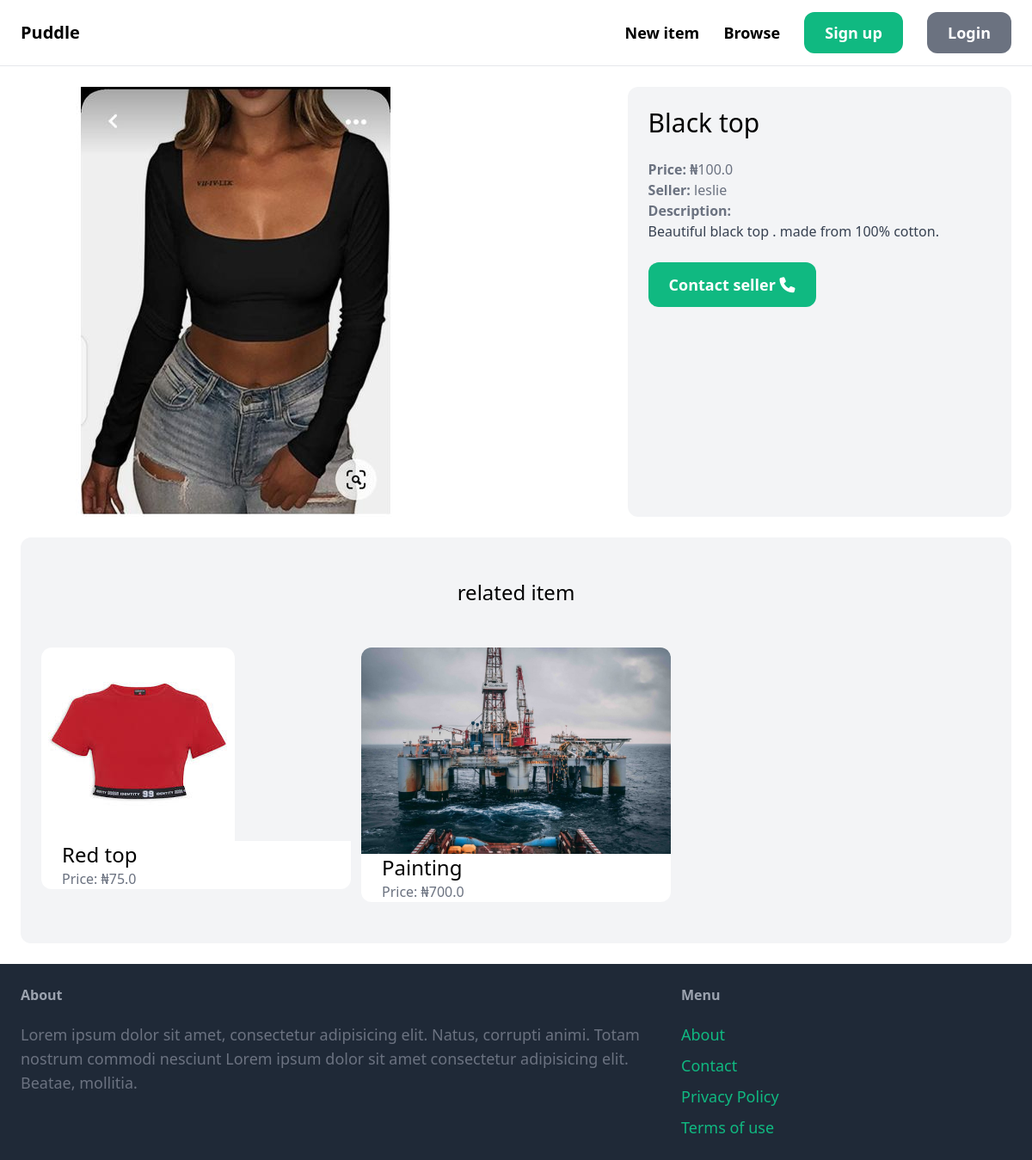
Page /items/1/ on the committed database.
### item/models.py (models this page shows, shortened)
class Item(models.Model):
    category = models.ForeignKey(Category, related_name='items', on_delete=models.CASCADE)
    name = models.CharField(max_length=255)
    description = models.TextField(blank=True, null=True)
    price = models.FloatField()
    image = models.ImageField(upload_to='item_images/', blank=True, null=True)
    is_sold = models.BooleanField(default=False)
    created_by = models.ForeignKey(User, related_name='items', on_delete=models.CASCADE)
    created_at = models.DateTimeField(auto_now_add=True)

### item/views.py (the view)
# urls.py: path('<int:pk>/', views.detail, name='detail'),
def detail(request, pk):
    item = get_object_or_404(Item, pk=pk)
    related_items = Item.objects.filter(category=item.category, is_sold=False).exclude(pk=pk)[0:3]
    return render(request, 'item/detail.html', {
        'item': item,
        'related_items': related_items
    })

### item/templates/item/detail.html (shortened to what this page needs)
{% extends 'core/base.html' %}
{% block content %}
<div class="grid grid-cols-5 gap-6 ">
    <div class="col-span-3">
        <img src="{{ item.image.url }}" class="rounded-xl">
    </div>
    <div class="col-span-2 p-6 bg-gray-100 rounded-xl">
        <h1 class="mb-6 text-3xl">{{ item.name }}</h1>
        <p class="text-gray-500"><strong>Price: ₦</strong>{{ item.price }}</p>
        <p class="text-gray-500"><strong>Seller: </strong>{{ item.created_by.username }}</p>
        {% if item.description %}
            <p class="text-gray-700">
                <strong class="text-gray-500">Description: </strong><br>
                {{ item.description }}
            </p>
        {% endif %}
        {% if request.user == item.created_by %}
            <div class="mt-6 p-6 bg-white rounded-xl">
                <p>This is your item!</p>
                <a href="{% url 'item:edit' item.id %}" class="inline-block mt-6 px-6 py-3 text-lg font-semibold bg-green-500 rounded-xl">Edit</a>
                <a href="{% url 'item:delete' item.id %}" class="inline-block mt-6 px-6 py-3 text-lg font-semibold bg-red-500 rounded-xl">Delete</a>
            </div>
        {% else %}
            <a href="#" class="inline-block mt-6 px-6 py-3 text-lg font-semibold bg-green-500 text-white rounded-xl hover:bg-green-700">Contact seller <i class="fa-solid fa-phone"></i></a>
        {% endif %}
    </div>
</div>
<div class="mt-6 px-6 py-12 bg-gray-100 rounded-xl">
    <h2 class="mb-12 text-2xl text-center">related item</h2>
    <div class="grid grid-cols-3 gap-3">
      {% for item in related_items %}
          <div>
              <a href="{% url 'item:detail' item.id %}">
                  <div>
                      <img src="{{ item.image.url }}" class="rounded-t-xl">
                    </div>
                  <div class="px-6 bg-white rounded-b-xl">
                      <h2 class="text-2xl">{{ item.name }}</h2>
                      <p class="text-gray-500">Price: ₦{{ item.price }}</p>
                  </div>
              </a>
          </div>
      {% endfor %}
    </div>
  </div>
{% endblock %}

### rows in the picture
Item: name "Black top", price "100.0", created_by.username "leslie", description "Beautiful black top . made from 100% cotton."
Item: shows a picture, name "Red top", price "75.0"
Item: shows a picture, name "Painting", price "700.0"
